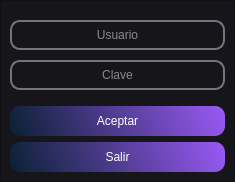
<?xml version="1.0" encoding="UTF-8"?>
<ui version="4.0">
 <class>Dialog_login</class>
 <widget class="QDialog" name="Dialog_login">
  <property name="geometry">
   <rect>
    <x>0</x>
    <y>0</y>
    <width>235</width>
    <height>180</height>
   </rect>
  </property>
  <property name="maximumSize">
   <size>
    <width>235</width>
    <height>180</height>
   </size>
  </property>
  <property name="windowTitle">
   <string>Login</string>
  </property>
  <property name="windowIcon">
   <iconset resource="Recursos/Nuevo documento de texto.qrc">
    <normaloff>:/icp/user.ico</normaloff>:/icp/user.ico</iconset>
  </property>
  <property name="styleSheet">
   <string notr="true"/>
  </property>
  <layout class="QGridLayout" name="gridLayout">
   <property name="leftMargin">
    <number>0</number>
   </property>
   <property name="topMargin">
    <number>0</number>
   </property>
   <property name="rightMargin">
    <number>0</number>
   </property>
   <property name="bottomMargin">
    <number>0</number>
   </property>
   <property name="spacing">
    <number>0</number>
   </property>
   <item row="0" column="0">
    <widget class="QFrame" name="frame">
     <property name="styleSheet">
      <string notr="true">



QLineEdit{
background-color: rgb(22, 22, 26);
border-radius: 10px;
font: 12pt &quot;SansSerif&quot;;
color: rgb(255, 255, 254);
border: 2px solid rgb(114, 117, 126);}

QLineEdit:hover{
background-color: rgb(22, 22, 26);
border-radius: 10px;
font: 12pt &quot;Sans Serif&quot;;
border: 2px solid rgb(44, 182, 125); }

QLineEdit:focus {
background-color: rgb(1, 1, 1);
border-radius:10px;
font: 12pt &quot;Sans Serif&quot;;
border: 2px solid rgb(127, 90, 240);
}

QPushButton{
background-color: qlineargradient(spread:reflect, x1:0, y1:0.562273, x2:1, y2:0.5, stop:0 rgba(11, 38, 67, 184), stop: 1 rgba(150, 88, 240, 255));
border-radius: 10px;
font: 12pt &quot;Sans Serif&quot;;
color: rgb(255, 255, 254); }

QPushButton:hover{
background-color: qlineargradient(spread:reflect, x1:0, y1:0.562273, x2:0.949, y2:0.545455, stop: 0 rgba(11, 38, 67, 184), stop:1 rgba(88, 240, 171, 255));
border-radius:10px;
font: 12pt &quot;Sans Serif&quot;;
color: rgb(255, 255, 254);
}

QFrame{
background-color: rgb(22, 22, 26);
}


</string>
     </property>
     <property name="frameShape">
      <enum>QFrame::StyledPanel</enum>
     </property>
     <property name="frameShadow">
      <enum>QFrame::Raised</enum>
     </property>
     <layout class="QGridLayout" name="gridLayout_2">
      <item row="2" column="0" colspan="2">
       <widget class="QPushButton" name="pushButton_salir">
        <property name="minimumSize">
         <size>
          <width>110</width>
          <height>30</height>
         </size>
        </property>
        <property name="styleSheet">
         <string notr="true"/>
        </property>
        <property name="text">
         <string>Salir</string>
        </property>
       </widget>
      </item>
      <item row="0" column="0" colspan="2">
       <layout class="QVBoxLayout" name="verticalLayout">
        <property name="spacing">
         <number>10</number>
        </property>
        <property name="topMargin">
         <number>10</number>
        </property>
        <property name="bottomMargin">
         <number>10</number>
        </property>
        <item>
         <widget class="QLineEdit" name="lineEdit_usuario">
          <property name="minimumSize">
           <size>
            <width>151</width>
            <height>30</height>
           </size>
          </property>
          <property name="alignment">
           <set>Qt::AlignCenter</set>
          </property>
          <property name="placeholderText">
           <string>Usuario</string>
          </property>
         </widget>
        </item>
        <item>
         <widget class="QLineEdit" name="lineEdit_clave">
          <property name="minimumSize">
           <size>
            <width>151</width>
            <height>30</height>
           </size>
          </property>
          <property name="alignment">
           <set>Qt::AlignCenter</set>
          </property>
          <property name="dragEnabled">
           <bool>false</bool>
          </property>
          <property name="placeholderText">
           <string>Clave</string>
          </property>
         </widget>
        </item>
       </layout>
      </item>
      <item row="1" column="0" colspan="2">
       <widget class="QPushButton" name="pushButton_aceptar">
        <property name="minimumSize">
         <size>
          <width>110</width>
          <height>30</height>
         </size>
        </property>
        <property name="styleSheet">
         <string notr="true"/>
        </property>
        <property name="text">
         <string>Aceptar</string>
        </property>
       </widget>
      </item>
     </layout>
    </widget>
   </item>
  </layout>
 </widget>
 <resources>
  <include location="Recursos/Nuevo documento de texto.qrc"/>
 </resources>
 <connections/>
</ui>
